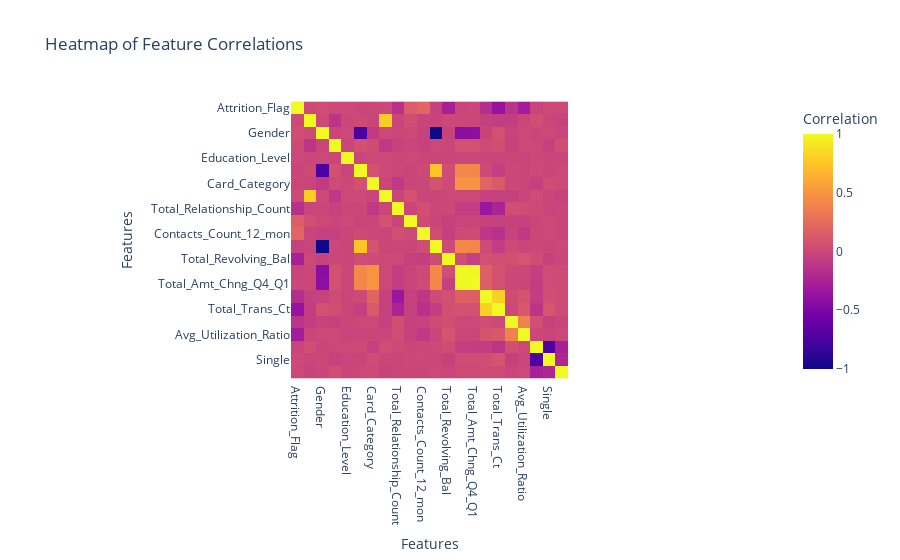

The notebook cell this image was saved under:
### Code cell
import plotly.express as px
import plotly.graph_objects as go
heatmap_data = data.corr()  
fig_heatmap = px.imshow(heatmap_data, 
                         labels=dict(x="Features", y="Features", color="Correlation"),
                         title="Heatmap of Feature Correlations")
fig_heatmap.show()

### Figure 1 — Plotly figure (JSON) as saved in the notebook; plotly's stock layout.template omitted (floating-point values rounded to 4 significant figures; data arrays with more than 128 entries replaced by an {"elided": "..."} marker saying what was removed)
{"data": [{"coloraxis": "coloraxis", "hovertemplate": "Features: %{x}<br>Features: %{y}<br>Correlation: %{z}<extra></extra>", "name": "0", "type": "heatmap", "x": ["Attrition_Flag", "Customer_Age", "Gender", "Dependent_count", "Education_Level", "Income_Category", "Card_Category", "Months_on_book", "Total_Relationship_Count", "Months_Inactive_12_mon", "Contacts_Count_12_mon", "Credit_Limit", "Total_Revolving_Bal", "Avg_Open_To_Buy", "Total_Amt_Chng_Q4_Q1", "Total_Trans_Amt", "Total_Trans_Ct", "Total_Ct_Chng_Q4_Q1", "Avg_Utilization_Ratio", "Married", "Single", "Unknown"], "xaxis": "x", "y": ["Attrition_Flag", "Customer_Age", "Gender", "Dependent_count", "Education_Level", "Income_Category", "Card_Category", "Months_on_book", "Total_Relationship_Count", "Months_Inactive_12_mon", "Contacts_Count_12_mon", "Credit_Limit", "Total_Revolving_Bal", "Avg_Open_To_Buy", "Total_Amt_Chng_Q4_Q1", "Total_Trans_Amt", "Total_Trans_Ct", "Total_Ct_Chng_Q4_Q1", "Avg_Utilization_Ratio", "Married", "Single", "Unknown"], "yaxis": "y", "z": {"elided": "22x22 float values"}}], "layout": {"coloraxis": {"colorbar": {"title": {"text": "Correlation"}}, "colorscale": [[0, "#0d0887"], [0.1111, "#46039f"], [0.2222, "#7201a8"], [0.3333, "#9c179e"], [0.4444, "#bd3786"], [0.5556, "#d8576b"], [0.6667, "#ed7953"], [0.7778, "#fb9f3a"], [0.8889, "#fdca26"], [1, "#f0f921"]]}, "title": {"text": "Heatmap of Feature Correlations"}, "xaxis": {"anchor": "y", "constrain": "domain", "domain": [0, 1], "scaleanchor": "y", "title": {"text": "Features"}}, "yaxis": {"anchor": "x", "autorange": "reversed", "constrain": "domain", "domain": [0, 1], "title": {"text": "Features"}}}}
